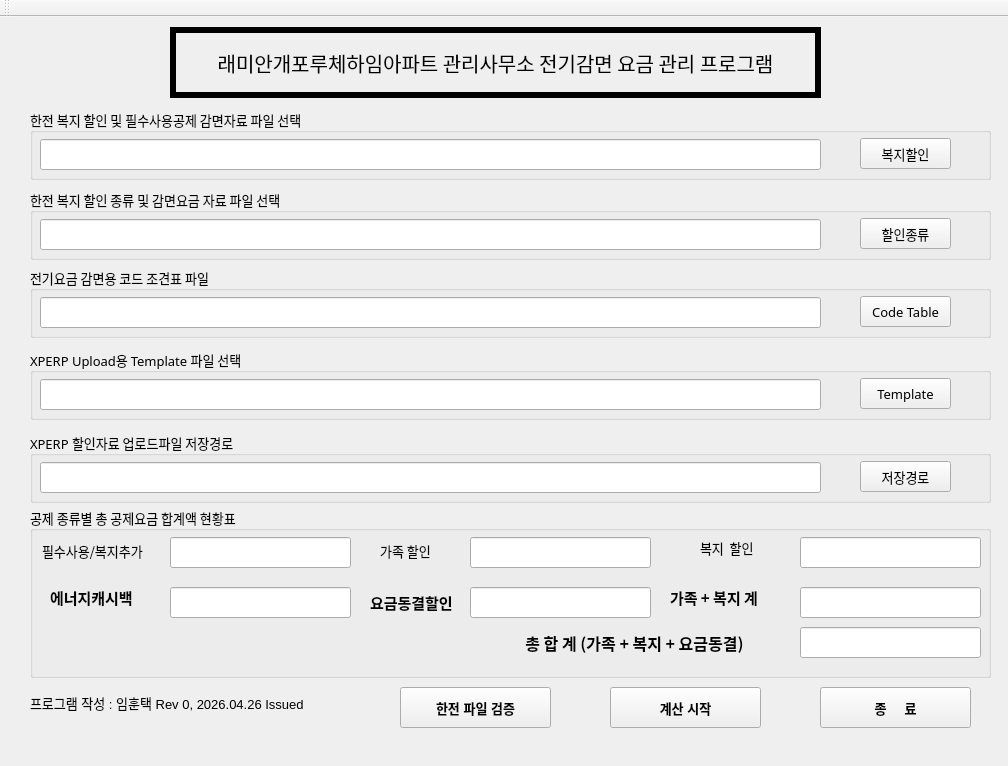
<?xml version="1.0" encoding="UTF-8"?>
<ui version="4.0">
 <class>MainWindow</class>
 <widget class="QMainWindow" name="MainWindow">
  <property name="geometry">
   <rect>
    <x>0</x>
    <y>0</y>
    <width>1008</width>
    <height>766</height>
   </rect>
  </property>
  <property name="font">
   <font>
    <pointsize>10</pointsize>
    <weight>50</weight>
    <bold>false</bold>
   </font>
  </property>
  <property name="windowTitle">
   <string>MainWindow</string>
  </property>
  <property name="autoFillBackground">
   <bool>true</bool>
  </property>
  <widget class="QWidget" name="centralwidget">
   <widget class="QLabel" name="label">
    <property name="geometry">
     <rect>
      <x>170</x>
      <y>10</y>
      <width>651</width>
      <height>71</height>
     </rect>
    </property>
    <property name="font">
     <font>
      <family>HY헤드라인M</family>
      <pointsize>15</pointsize>
     </font>
    </property>
    <property name="autoFillBackground">
     <bool>true</bool>
    </property>
    <property name="frameShape">
     <enum>QFrame::Panel</enum>
    </property>
    <property name="frameShadow">
     <enum>QFrame::Plain</enum>
    </property>
    <property name="lineWidth">
     <number>6</number>
    </property>
    <property name="midLineWidth">
     <number>0</number>
    </property>
    <property name="text">
     <string>래미안개포루체하임아파트 관리사무소 전기감면 요금 관리 프로그램</string>
    </property>
    <property name="alignment">
     <set>Qt::AlignCenter</set>
    </property>
   </widget>
   <widget class="QGroupBox" name="groupBox">
    <property name="geometry">
     <rect>
      <x>30</x>
      <y>92</y>
      <width>961</width>
      <height>71</height>
     </rect>
    </property>
    <property name="font">
     <font>
      <family>맑은 고딕</family>
      <pointsize>10</pointsize>
      <weight>50</weight>
      <bold>false</bold>
     </font>
    </property>
    <property name="title">
     <string>한전 복지 할인 및 필수사용공제 감면자료 파일 선택</string>
    </property>
    <widget class="QLineEdit" name="lineEdit">
     <property name="geometry">
      <rect>
       <x>10</x>
       <y>30</y>
       <width>781</width>
       <height>31</height>
      </rect>
     </property>
    </widget>
    <widget class="QPushButton" name="pushButton">
     <property name="geometry">
      <rect>
       <x>830</x>
       <y>29</y>
       <width>91</width>
       <height>31</height>
      </rect>
     </property>
     <property name="text">
      <string>복지할인</string>
     </property>
    </widget>
   </widget>
   <widget class="QGroupBox" name="groupBox_2">
    <property name="geometry">
     <rect>
      <x>30</x>
      <y>172</y>
      <width>961</width>
      <height>71</height>
     </rect>
    </property>
    <property name="font">
     <font>
      <family>맑은 고딕</family>
      <pointsize>10</pointsize>
      <weight>50</weight>
      <bold>false</bold>
     </font>
    </property>
    <property name="title">
     <string>한전 복지 할인 종류 및 감면요금 자료 파일 선택</string>
    </property>
    <widget class="QLineEdit" name="lineEdit_2">
     <property name="geometry">
      <rect>
       <x>10</x>
       <y>30</y>
       <width>781</width>
       <height>31</height>
      </rect>
     </property>
    </widget>
    <widget class="QPushButton" name="pushButton_2">
     <property name="geometry">
      <rect>
       <x>830</x>
       <y>29</y>
       <width>91</width>
       <height>31</height>
      </rect>
     </property>
     <property name="text">
      <string>할인종류</string>
     </property>
    </widget>
   </widget>
   <widget class="QGroupBox" name="groupBox_4">
    <property name="geometry">
     <rect>
      <x>30</x>
      <y>332</y>
      <width>961</width>
      <height>71</height>
     </rect>
    </property>
    <property name="font">
     <font>
      <family>맑은 고딕</family>
      <pointsize>10</pointsize>
      <weight>50</weight>
      <bold>false</bold>
     </font>
    </property>
    <property name="title">
     <string>XPERP Upload용 Template 파일 선택</string>
    </property>
    <widget class="QLineEdit" name="lineEdit_3">
     <property name="geometry">
      <rect>
       <x>10</x>
       <y>30</y>
       <width>781</width>
       <height>31</height>
      </rect>
     </property>
    </widget>
    <widget class="QPushButton" name="pushButton_4">
     <property name="geometry">
      <rect>
       <x>830</x>
       <y>29</y>
       <width>91</width>
       <height>31</height>
      </rect>
     </property>
     <property name="text">
      <string>Template</string>
     </property>
    </widget>
   </widget>
   <widget class="QGroupBox" name="groupBox_3">
    <property name="geometry">
     <rect>
      <x>30</x>
      <y>415</y>
      <width>961</width>
      <height>71</height>
     </rect>
    </property>
    <property name="font">
     <font>
      <family>맑은 고딕</family>
      <pointsize>10</pointsize>
      <weight>50</weight>
      <bold>false</bold>
     </font>
    </property>
    <property name="title">
     <string>XPERP 할인자료 업로드파일 저장경로</string>
    </property>
    <widget class="QLineEdit" name="lineEdit_4">
     <property name="geometry">
      <rect>
       <x>10</x>
       <y>30</y>
       <width>781</width>
       <height>31</height>
      </rect>
     </property>
    </widget>
    <widget class="QPushButton" name="pushButton_3">
     <property name="geometry">
      <rect>
       <x>830</x>
       <y>29</y>
       <width>91</width>
       <height>31</height>
      </rect>
     </property>
     <property name="text">
      <string>저장경로</string>
     </property>
    </widget>
   </widget>
   <widget class="QGroupBox" name="groupBox_5">
    <property name="geometry">
     <rect>
      <x>30</x>
      <y>490</y>
      <width>961</width>
      <height>171</height>
     </rect>
    </property>
    <property name="font">
     <font>
      <family>맑은 고딕</family>
      <pointsize>10</pointsize>
      <weight>50</weight>
      <bold>false</bold>
     </font>
    </property>
    <property name="title">
     <string>공제 종류별 총 공제요금 합계액 현황표</string>
    </property>
    <widget class="QLineEdit" name="lineEdit_5">
     <property name="geometry">
      <rect>
       <x>140</x>
       <y>30</y>
       <width>181</width>
       <height>31</height>
      </rect>
     </property>
    </widget>
    <widget class="QLabel" name="label_2">
     <property name="geometry">
      <rect>
       <x>12</x>
       <y>33</y>
       <width>121</width>
       <height>21</height>
      </rect>
     </property>
     <property name="text">
      <string>필수사용/복지추가</string>
     </property>
    </widget>
    <widget class="QLabel" name="label_3">
     <property name="geometry">
      <rect>
       <x>340</x>
       <y>33</y>
       <width>71</width>
       <height>21</height>
      </rect>
     </property>
     <property name="text">
      <string>가족 할인</string>
     </property>
     <property name="alignment">
      <set>Qt::AlignCenter</set>
     </property>
    </widget>
    <widget class="QLineEdit" name="lineEdit_6">
     <property name="geometry">
      <rect>
       <x>440</x>
       <y>30</y>
       <width>181</width>
       <height>31</height>
      </rect>
     </property>
    </widget>
    <widget class="QLabel" name="label_4">
     <property name="geometry">
      <rect>
       <x>670</x>
       <y>30</y>
       <width>71</width>
       <height>21</height>
      </rect>
     </property>
     <property name="text">
      <string>복지  할인</string>
     </property>
    </widget>
    <widget class="QLineEdit" name="lineEdit_7">
     <property name="geometry">
      <rect>
       <x>770</x>
       <y>30</y>
       <width>181</width>
       <height>31</height>
      </rect>
     </property>
    </widget>
    <widget class="QLabel" name="label_7">
     <property name="geometry">
      <rect>
       <x>20</x>
       <y>80</y>
       <width>111</width>
       <height>20</height>
      </rect>
     </property>
     <property name="font">
      <font>
       <pointsize>11</pointsize>
       <weight>75</weight>
       <bold>true</bold>
      </font>
     </property>
     <property name="text">
      <string>에너지캐시백</string>
     </property>
    </widget>
    <widget class="QLabel" name="label_8">
     <property name="geometry">
      <rect>
       <x>449</x>
       <y>120</y>
       <width>311</width>
       <height>31</height>
      </rect>
     </property>
     <property name="font">
      <font>
       <pointsize>12</pointsize>
       <weight>75</weight>
       <bold>true</bold>
      </font>
     </property>
     <property name="text">
      <string>총 합 계 (가족 + 복지 + 요금동결)</string>
     </property>
     <property name="alignment">
      <set>Qt::AlignCenter</set>
     </property>
    </widget>
    <widget class="QLabel" name="label_9">
     <property name="geometry">
      <rect>
       <x>640</x>
       <y>80</y>
       <width>111</width>
       <height>21</height>
      </rect>
     </property>
     <property name="font">
      <font>
       <pointsize>11</pointsize>
       <weight>75</weight>
       <bold>true</bold>
      </font>
     </property>
     <property name="text">
      <string>가족 + 복지 계</string>
     </property>
    </widget>
    <widget class="QLineEdit" name="lineEdit_10">
     <property name="geometry">
      <rect>
       <x>770</x>
       <y>80</y>
       <width>181</width>
       <height>31</height>
      </rect>
     </property>
    </widget>
    <widget class="QLineEdit" name="lineEdit_11">
     <property name="geometry">
      <rect>
       <x>770</x>
       <y>120</y>
       <width>181</width>
       <height>31</height>
      </rect>
     </property>
    </widget>
    <widget class="QLabel" name="label_10">
     <property name="geometry">
      <rect>
       <x>340</x>
       <y>80</y>
       <width>91</width>
       <height>31</height>
      </rect>
     </property>
     <property name="font">
      <font>
       <pointsize>11</pointsize>
       <weight>75</weight>
       <bold>true</bold>
      </font>
     </property>
     <property name="text">
      <string>요금동결할인</string>
     </property>
    </widget>
    <widget class="QLineEdit" name="lineEdit_12">
     <property name="geometry">
      <rect>
       <x>440</x>
       <y>80</y>
       <width>181</width>
       <height>31</height>
      </rect>
     </property>
    </widget>
    <widget class="QLineEdit" name="lineEdit_13">
     <property name="geometry">
      <rect>
       <x>140</x>
       <y>80</y>
       <width>181</width>
       <height>31</height>
      </rect>
     </property>
    </widget>
   </widget>
   <widget class="QLabel" name="label_5">
    <property name="geometry">
     <rect>
      <x>30</x>
      <y>670</y>
      <width>311</width>
      <height>31</height>
     </rect>
    </property>
    <property name="font">
     <font>
      <pointsize>10</pointsize>
     </font>
    </property>
    <property name="text">
     <string>프로그램 작성 : 임훈택 Rev 0, 2026.04.26 Issued</string>
    </property>
   </widget>
   <widget class="QPushButton" name="pushButton_5">
    <property name="geometry">
     <rect>
      <x>610</x>
      <y>670</y>
      <width>151</width>
      <height>41</height>
     </rect>
    </property>
    <property name="font">
     <font>
      <weight>75</weight>
      <bold>true</bold>
     </font>
    </property>
    <property name="text">
     <string>계산 시작</string>
    </property>
   </widget>
   <widget class="QPushButton" name="pushButton_6">
    <property name="geometry">
     <rect>
      <x>820</x>
      <y>670</y>
      <width>151</width>
      <height>41</height>
     </rect>
    </property>
    <property name="font">
     <font>
      <weight>75</weight>
      <bold>true</bold>
     </font>
    </property>
    <property name="text">
     <string>종     료</string>
    </property>
   </widget>
   <widget class="QPushButton" name="pushButton_7">
    <property name="geometry">
     <rect>
      <x>400</x>
      <y>670</y>
      <width>151</width>
      <height>41</height>
     </rect>
    </property>
    <property name="font">
     <font>
      <weight>75</weight>
      <bold>true</bold>
     </font>
    </property>
    <property name="text">
     <string>한전 파일 검증</string>
    </property>
   </widget>
   <widget class="QGroupBox" name="groupBox_6">
    <property name="geometry">
     <rect>
      <x>30</x>
      <y>250</y>
      <width>961</width>
      <height>71</height>
     </rect>
    </property>
    <property name="font">
     <font>
      <family>맑은 고딕</family>
      <pointsize>10</pointsize>
      <weight>50</weight>
      <bold>false</bold>
     </font>
    </property>
    <property name="title">
     <string>전기요금 감면용 코드 조견표 파일</string>
    </property>
    <widget class="QLineEdit" name="lineEdit_15">
     <property name="geometry">
      <rect>
       <x>10</x>
       <y>30</y>
       <width>781</width>
       <height>31</height>
      </rect>
     </property>
    </widget>
    <widget class="QPushButton" name="pushButton_8">
     <property name="geometry">
      <rect>
       <x>830</x>
       <y>29</y>
       <width>91</width>
       <height>31</height>
      </rect>
     </property>
     <property name="text">
      <string>Code Table</string>
     </property>
    </widget>
   </widget>
  </widget>
  <widget class="QToolBar" name="toolBar">
   <property name="windowTitle">
    <string>toolBar</string>
   </property>
   <attribute name="toolBarArea">
    <enum>TopToolBarArea</enum>
   </attribute>
   <attribute name="toolBarBreak">
    <bool>false</bool>
   </attribute>
  </widget>
  <widget class="QMenuBar" name="menuBar">
   <property name="geometry">
    <rect>
     <x>0</x>
     <y>0</y>
     <width>1008</width>
     <height>26</height>
    </rect>
   </property>
  </widget>
 </widget>
 <resources/>
 <connections/>
</ui>
